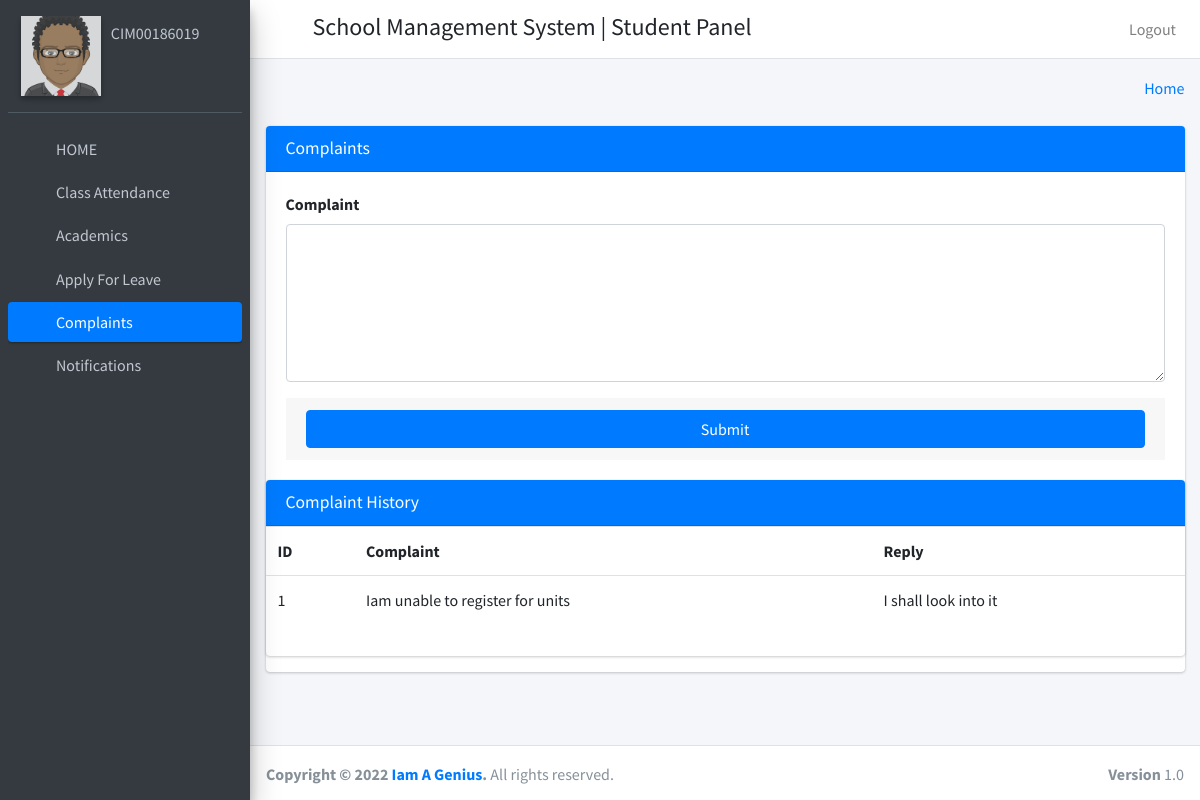
The page /student_feedback (signed in) on the database its author committed.
### Student/models.py (models this page shows)
class students(models.Model):
    id=models.AutoField(primary_key=True)
    admin = models.OneToOneField(CustomUser, on_delete=models.CASCADE)
    gender = models.CharField(max_length=50)
    profile_pic = models.FileField()
    address = models.TextField()
    course_id=models.ForeignKey(courses,on_delete=models.DO_NOTHING,default=1)
    dept_id = models.ForeignKey(department,on_delete=models.SET_DEFAULT,default=1)
    session_year_id = models.ForeignKey(sessionmodel,on_delete=models.CASCADE)
    created_at = models.DateTimeField(auto_now_add=True)
    updated_at = models.DateTimeField(auto_now_add=True)
    fcm_token=models.TextField(default="")
    objects=models.Manager()

class CustomUser(AbstractUser):
    user_type_data=((1,"HOD"),(3,"staff"),(4,"student"),(2,"admin"))
    user_type= models.CharField(default=1, choices=user_type_data,max_length=10)

class feedbackstudent(models.Model):
    id = models.AutoField(primary_key=True)
    student_id=models.ForeignKey(students, on_delete=models.CASCADE)
    dept_id = models.ForeignKey(department, on_delete=models.CASCADE)
    status = models.BooleanField(default=0)
    feedback = models.TextField()
    feedback_reply = models.TextField()
    created_at = models.DateTimeField(auto_now_add=True)
    updated_at = models.DateTimeField(auto_now_add=True)
    objects=models.Manager()

### Student/student_views.py (the view)
# urls.py: path('student_feedback', student_views.student_feedback, name="student_feedback"),
def student_feedback(request):
    student_obj = students.objects.get(admin=request.user.id)
    notification = notificationstudent.objects.filter(student_id=student_obj.id, read=False).order_by("-id")
    notifications = notificationstudent.objects.filter(student_id=student_obj.id, read=False).count()
    feedback_data = feedbackstudent.objects.filter(student_id=student_obj)
    return render(request,"student_template/student_feedback.html",{"feedback_data":feedback_data,
                                                                    "notification":notification,
                                                                    "notifications":notifications,
                                                                    "student_obj":student_obj
                                                                    })

### templates/student_template/student_feedback.html (shortened to what this page needs)
{% extends 'student_template/base_template.html' %}
{% load static %}
{% block main_content %}
<section class="content">
      <div class="container-fluid">
        <div class="row">
          <div class="col-md-12">
            <div class="card card-primary">
              <div class="card-header">
                <h3 class="card-title">Complaints</h3>
              </div>
              <form action="{% url 'student_feedback_save' %}" method="POST">
                <div class="card-body">
                  <div class="form-group">
                    <label>Complaint</label>
                    <textarea class="form-control" name="feedback_msg" rows="6" placeholder=""></textarea>
                  </div>
                <div class="card-footer">
                  <button type="submit" class="btn btn-primary btn-block " id="fetch_student">Submit</button>
                </div>
             </form>
            </div>
            <div class="card card-primary">
              <div class="card-header">
                <h3 class="card-title"> Complaint History </h3>
              </div>
            <div class="table">
              <table class="table">
                  <tr>
                      <th>ID</th>
                      <th>Complaint</th>
                      <th>Reply</th>
                  </tr>
                  {% for row in feedback_data %}
                  <tr>
                      <td>{{ row.id }}</td>
                      <td>{{ row.feedback }}</td>
                      <td>
                          {% if row.feedback_reply == "" %}
                            <span class="alert alert-info">Pending...</span>
                          {% else %}
                              {{ row.feedback_reply }}
                          {% endif %}
                      </td>
                  </tr>
                  {% endfor %}
              </table>
            </div>
           </div>
        </div>
        </div>
 </section>
{% endblock main_content %}

### templates/student_template/sidebar.html (shortened to what this page needs)
{% load static %}
<aside class="main-sidebar sidebar-dark-primary elevation-4">
    <div class="sidebar">
      <div class="user-panel mt-3 pb-3 mb-3 d-flex">
        <div class="image">
          <a href="{% url 'student_profile' %}" class="d-block">
            <img src="{{ student_obj.profile_pic }}" class="img-square elevation-2" style="opacity: .8;width:80px;">
          </a>
        </div><br/>
        <div class="info">
          <a href="{% url 'student_profile' %}" class="d-block">{{ user.username }}</a>
        </div>
      </div>
      <nav class="mt-2">
        <ul class="nav nav-pills nav-sidebar flex-column" data-widget="treeview" role="menu" data-accordion="false">
          <li class="nav-item">
            {% url 'student_home' as student_home %}
            <a href="{{ student_home }}" class="nav-link {% if request.path == student_home %} active {% endif %} ">
              <i class="nav-icon fas fa-home"></i>
              <p>
                HOME
              </p>
            </a>
          </li>
          <li class="nav-item">
            {% url 'student_view_attendance' as student_view_attendance %}
            <a href="{{ student_view_attendance }}" class="nav-link {% if request.path == student_view_attendance %} active {% endif %} ">
              <i class="nav-icon fas fa-user"></i>
              <p>
                Class Attendance
              </p>
            </a>
          </li>
          {% url 'unit_registration' as unit_registration %}
          {% url 'student_view_result' as student_view_result %}
          {% url 'resit' as resit %}
          {% url 'Units' as Units %}
          <li class="nav-item has-treeview  ">
            <a href="#" class="nav-link {% if request.path == unit_registration %} active {% endif %}
            {% if request.path == Units %} active {% endif %}">
              <i class="nav-icon fas fa-tachometer-alt"></i>
              <p>
                Academics
                <i class="right fas fa-angle-left"></i>
              </p>
            </a>
          </li>
          <li class="nav-item">
            {% url 'student_apply_leave' as student_apply_leave %}
            <a href="{{ student_apply_leave }}" class="nav-link {% if request.path == student_apply_leave %} active {% endif %} ">
              <i class="nav-icon fas fa-user-times"></i>
              <p>
                Apply For Leave
              </p>
            </a>
          </li>
          <li class="nav-item">
            {% url 'student_feedback' as student_feedback %}
            <a href="{{ student_feedback }}" class="nav-link {% if request.path == student_feedback %} active {% endif %} ">
              <i class="nav-icon fas fa-envelope"></i>
              <p>
                Complaints
              </p>
            </a>
          </li>
          <li class="nav-item">
            {% url 'student_all_notification' as student_all_notification %}
            <a href="{{ student_all_notification }}" class="nav-link {% if request.path == student_all_notification %} active {% endif %} ">
              <i class="nav-icon fas fa-share-square"></i>
              <p>
                Notifications
              </p>
            </a>
          </li>
        </ul>
      </nav>
    </div>
  </aside>

### rows shown on the page
students: profile_pic (picture)
CustomUser: username "CIM00186019"
feedbackstudent: id "1", feedback "Iam unable to register for units", feedback_reply "I shall look into it"
